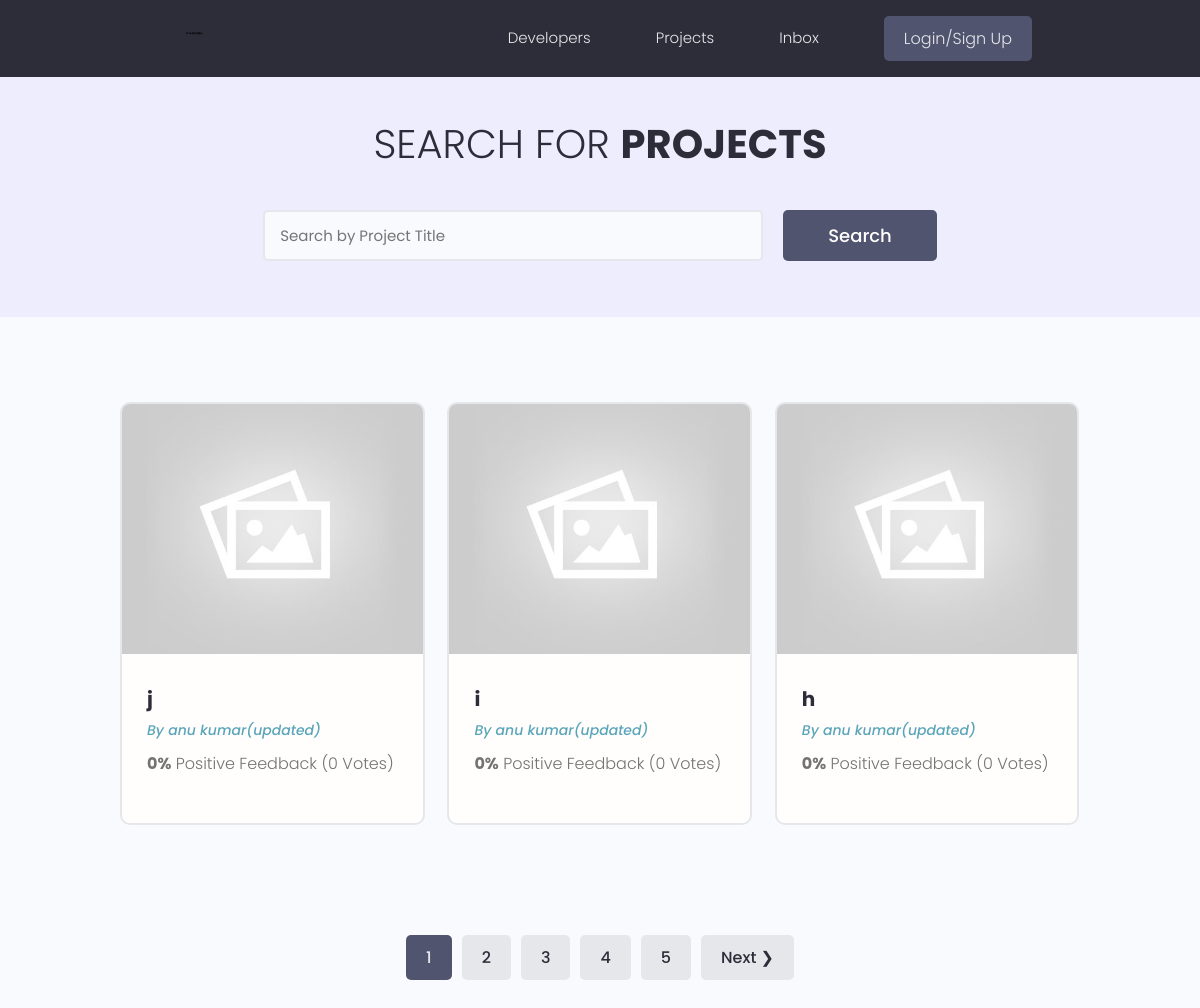
/projects/, run on the app's committed database.
### Django Learning Projects/projects/models.py (models this page shows, shortened)
class Project(models.Model):
    owner =models.ForeignKey(Profiles, null=True , blank= True , on_delete=models.SET_NULL)
    title = models.CharField(max_length=200)
    description = models.TextField(null=True,blank=True)
    featured_image=models.ImageField(null=True,blank=True,default='default.jpg')
    demo_link = models.CharField(max_length=2000 , null=True , blank=True)
    source_link = models.CharField(max_length=2000,null=True,blank=True)
    tags=models.ManyToManyField('Tag',blank=True)
    vote_total = models.IntegerField(default=0 ,null= True,blank=True)
    vote_ratio = models.IntegerField(default=0 ,null= True,blank=True)
    created = models.DateTimeField(auto_now_add=True)
    id = models.UUIDField(default=uuid.uuid4,unique=True,primary_key=True,editable=False)
    class Meta:
        ordering = ['-created']

### Django Learning Projects/users/models.py (models this page shows, shortened)
class Profiles(models.Model):
    user = models.OneToOneField(User , on_delete = models.CASCADE ,null= True , blank=True)
    name = models.CharField(max_length=200 , blank=True ,null=True)
    email = models.EmailField(max_length=500 ,blank=True, null=True)
    username = models.CharField(max_length=200 , blank=True ,null=True)
    location = models.CharField(max_length=200 , blank=True ,null=True)
    short_intro = models.CharField(max_length=200 , blank=True ,null=True)
    bio = models.TextField(blank=True, null=True)
    profile_image = models.ImageField(null=True, blank =True ,upload_to ='profiles/',default='profiles/user-default.png')
    social_github = models.CharField(max_length=200,blank=True,null=True)
    social_twitter = models.CharField(max_length=200,blank=True,null=True)
    social_linkdin = models.CharField(max_length=200,blank=True,null=True)
    social_youtube = models.CharField(max_length=200,blank=True,null=True)
    social_website = models.CharField(max_length=200,blank=True,null=True)
    created = models.DateTimeField(auto_now_add=True)
    id = models.UUIDField(default=uuid.uuid4,unique=True,primary_key=True,editable=False)

### Django Learning Projects/projects/views.py (the view)
# urls.py: path('projects/',include('projects.urls')),
def projects(request):
    projects ,search_query = searchProjects(request)
    page = request.GET.get('page')
    results = 3
    paginator = Paginator(projects,results)
    try:
        projects =paginator.page(page)
    except PageNotAnInteger:
        page=1
        projects = paginator.page(page)
    except EmptyPage:
        page  = paginator.num_pages
        projects=paginator.page(page)
    leftIndex = (int(page) - 4)
    if leftIndex <1:
        leftIndex=1
    rightIndex = (int(page) +5)
    if rightIndex > paginator.num_pages:
        rightIndex = paginator.num_pages + 1
    custom_range = range(leftIndex,rightIndex )
    context ={'projects':projects , 'search_query':search_query,'paginator':paginator,'custom_range':custom_range}
    return render(request,'projects/projects.html', context)

### Django Learning Projects/projects/utils.py (called while the page is built)
def searchProjects(request):
    search_query = ''
    if request.GET.get('search_query'):
        search_query = request.GET.get('search_query')
    tags = Tag.objects.filter(name__icontains=search_query)
    projects = Project.objects.distinct().filter(
        Q(title__icontains=search_query)|
        Q(description__icontains=search_query)|
        Q(owner__name__icontains=search_query)|
        Q(tags__in=tags)
    )
    return projects , search_query

### Django Learning Projects/projects/templates/projects/projects.html (shortened to what this page needs)
{%extends 'main.html'%}
{%block content%}
  <main class="projects">
    <section class="hero-section text-center">
      <div class="container container--narrow">
        <div class="hero-section__box">
          <h2>Search for <span>Projects</span></h2>
        </div>
        <div class="hero-section__search">
          <form class="form" action="{% url 'projects' %}" method="get">
            <div class="form__field">
              <input class="input input--text" id="formInput#search" type="text" name="search_query"
                placeholder="Search by Project Title" value="{{search_query}}" />
            </div>
            <input class="btn btn--sub btn--lg" type="submit" value="Search" />
          </form>
        </div>
      </div>
    </section>
    <section class="projectsList">
      <div class="container">
        <div class="grid grid--three">
        {% for project in projects %}
          <div class="column">
            <div class="card project">
              <a href="{% url 'project' project.id %}" class="project">
                <img class="project__thumbnail" src="{{project.featured_image.url}}" alt="project thumbnail" />
                <div class="card__body">
                  <h3 class="project__title">{{project.title}}</h3>
                  <p><a class="project__author" href="{% url 'user-profile' project.owner.id %}">By {{project.owner.name}}</a></p>
                  <p class="project--rating">
                    <span style="font-weight: bold;">{{project.vote_ratio}}%</span> Positive
                    Feedback ({{project.vote_total}} Vote{{project.vote_total|pluralize:"s"}})
                  </p>
                </div>
              </a>
            </div>
          </div>
          {% endfor %}
        </div>
      </div>
    </section>
{% if projects.has_other_pages %}
    <div class="pagination">
      <ul class="container">
        {% for page in custom_range %}
        {% if page == projects.number %}
        <li><a href="?page={{page}} " class="btn page-link btn--sub ">{{page}}</a></li>
        {% else %}
        <li><a href="?page={{page}} " class="btn page-link">{{page}}</a></li>
        {% endif %}
        {% endfor %}
        {% if projects.has_next %}
        <li><a href="?page={{projects.next_page_number}} " class="btn page-link  ">  Next &#10095;</a></li>
        {% endif %}
      </ul>
    </div>
{% endif %}
  </main>
{%endblock content%}

### Django Learning Projects/templates/main.html (shortened to what this page needs)
<!DOCTYPE html>
{% load static%}
<html lang="en">
<head>
    <link rel="stylesheet" href="https://cdn.iconmonstr.com/1.3.0/css/iconmonstr-iconic-font.min.css" />
    <link rel="stylesheet" href="{% static 'uikit/styles/uikit.css' %}" />
    <link rel="stylesheet" href="{% static 'styles/app.css' %}" />
</head>
<body>
    {%include 'navbar.html'%}
    {%block content%}
    {%endblock content%}
</body>
</html>

### Django Learning Projects/templates/navbar.html (shortened to what this page needs)
{% load static %}
  <header class="header">
    <div class="container container--narrow">
      <a href="{% url 'profiles' %}" class="header__logo">
        <img src=" {% static 'images/logo.svg' %} " alt="DevSearch Logo" />
      </a>
      <nav class="header__nav">
        <ul class="header__menu">
          <li class="header__menuItem"><a href="{% url 'profiles' %}">Developers</a></li>
          <li class="header__menuItem"><a href="{% url 'projects' %}">Projects</a></li>
          <li class="header__menuItem"><a href="">Inbox</a></li>
          {% if request.user.is_authenticated %}
          <li class="header__menuItem"><a href="{% url 'account' %}">Account</a></li>
          <li class="header__menuItem"><a href="{% url 'logout' %}" class="btn btn--sub">Logout</a></li>
          {% else %}
          <li class="header__menuItem"><a href="{% url 'login' %}" class="btn btn--sub">Login/Sign Up</a></li>
          {% endif %}
        </ul>
      </nav>
    </div>
  </header>

### Django Learning Projects/static/styles/app.css (style rules this page uses)
:root { --color-sub: #2d2d39; }
.btn--sub { background-color: var(--color-sub-light); }
.card { border: 2px solid var(--color-light); }
img { width: 100%; }
.header { position: sticky; z-index: 111; background-color: var(--color-sub); padding: 1.5rem 0; }
.header > .container { display: flex; justify-content: space-between; align-items: center; }
.header__logo > img { height: 3.8rem; }
.header__nav > ul { display: inline-flex; align-items: center; list-style: none; gap: 6.5rem; }
.header__menuItem > a { color: var(--color-light); font-weight: 300; }
.hero-section { height: 40vh; display: flex; align-items: center; background-color: var(--color-sub); }
.hero-section__box { margin-bottom: 4rem; }
.hero-section__box > h2, .hero-section__box > h2 > span { font-size: 4rem; color: var(--color-light); line-height: 1.3; text-transform: uppercase; }
.hero-section__box > h2 { font-weight: 300; }
.hero-section__box > h2 > span { font-weight: 700; }
.hero-section__search > .form { display: flex; align-items: center; justify-content: center; gap: 2rem; }
.hero-section__search > .form input.input--text { width: 50rem; }
.pagination { margin-top: 8rem; margin-bottom: 10rem; }
.pagination > ul { flex-wrap: wrap; list-style: none; display: flex; align-items: center; justify-content: center; gap: 1rem; }
.pagination .btn { color: var(--color-sub); }
.pagination .btn.btn--sub { color: var(--color-light); }
.project__author { font-size: 1.4rem; font-style: italic; }
.project--rating { margin-bottom: 1.6em; margin-top: .5em; }
.projects > .hero-section { background: var(--color-sub-lighter); height: 30vh; }
.projects .hero-section__box { margin-bottom: 2.5rem; }
.projects .hero-section__box > h2 { color: var(--color-sub); }
.projects .hero-section__box > h2 > span { font-weight: 700; color: var(--color-sub); }
.projectsList { margin-top: 8rem; }
.project__thumbnail { height: 25rem; object-fit: cover; object-position: top center; }
.project__title { font-size: 2rem; font-weight: 700; color: var(--color-sub); }

### Django Learning Projects/static/uikit/styles/modules/_variables.css (style rules this page uses)
:root { --color-main: #5aa5b9; --color-main-light: #e6faff; --color-sub: #3f4156; --color-sub-light: #51546e; --color-sub-lighter: #ededfd; --color-text: #737373; --color-gray: #8b8b8b; --color-light: #e5e7eb; --color-light-gray: #767676; --color-bg: #f8fafd; --color-white: #fffefd; --color-white-light: #f3f3f3; --color-success: #359e64; --color-success-bg: #def8e8; --color-error: #fc4b0b; --color-error-bg: #fff2ee; --font-base: 'Poppins', arial, helvetica, 'Segoe UI', roboto, ubuntu, sans-serif; --font-monospace: 'Fira Code', 'Courier New', courier, monospace; --font-regular: 300; --font-medium: 500; --font-bold: 700; --generic-shadow: 1px 1px 5px #00000010; --generic-transition: all 0.3s ease-in-out; }

### Django Learning Projects/static/uikit/styles/modules/_base.css (style rules this page uses)
* { margin: 0; padding: 0; box-sizing: border-box; text-rendering: optimizeLegibility; color: inherit; font-size: inherit; }
html { font-size: 50%; }
@media only screen and (min-width: 480px) { html { font-size: 56.25%; } }
@media only screen and (min-width: 1200px) { html { font-size: 62.5%; } }
body { line-height: 1.6; font-weight: 400; font-size: 1.5rem; color: var(--color-text); background-color: var(--color-bg); min-height: 100vh; }

### Django Learning Projects/static/uikit/styles/modules/_typography.css (style rules this page uses)
* { font-family: var(--font-base); }
h2 { font-size: 3.6rem; font-weight: var(--font-bold); }
h3 { font-size: 3.2rem; font-weight: var(--font-medium); }
p, span, strong { font-size: 1.6rem; color: var(--color-text); font-weight: var(--font-regular); }
a { padding-bottom: 2px; text-decoration: none; display: inline-block; color: var(--color-main); font-weight: var(--font-medium); }

### Django Learning Projects/static/uikit/styles/modules/_utilities.css (style rules this page uses)
.container { width: 92%; max-width: 165rem; margin: 0 auto; box-sizing: border-box; }
.container--narrow { width: 92%; max-width: 120rem; }
@media screen and (min-width: 1000px) { .container { width: 90%; } }
@media screen and (min-width: 1000px) { .container--narrow { width: 85%; } }
@media screen and (min-width: 1200px) { .container { width: 80%; } }
@media screen and (min-width: 1200px) { .container--narrow { width: 72%; } }
.text-center { text-align: center; }

### Django Learning Projects/static/uikit/styles/modules/_card.css (style rules this page uses)
.card { border-radius: 1rem; background-color: var(--color-white); border: 1.5px solid var(--color-light); width: auto; height: auto; margin-top: 0.5rem; margin-bottom: 0.5rem; overflow: hidden; }
.card__body, .card__header { padding: 2rem 2.5rem; }

### data on the page
Project: featured_image (placeholder picture), title "j", owner.name "anu kumar(updated)", vote_ratio "0", vote_total "0"
Project: featured_image (placeholder picture), title "i", owner.name "anu kumar(updated)", vote_ratio "0", vote_total "0"
Project: featured_image (placeholder picture), title "h", owner.name "anu kumar(updated)", vote_ratio "0", vote_total "0"

### other printed values
{{ page }} "1"
{{ page }} "2" "3" "4" "5"
